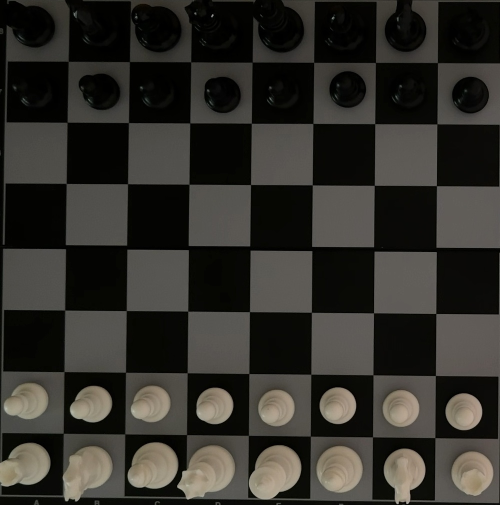
#> input picture vision/cropped_board.jpg, 1000 x 1010 px (shown at 1/2 size)
$ python split_board.py
#> lines starting #> are read from the running program, lines starting #| are printed output that depends on the picture
import cv2
import os

image = cv2.imread("cropped_board.jpg")
#> image is the input picture: shape (1010, 1000, 3); mean B, G, R 42.8, 47.9, 49.6

if image is None:
    print("Couldn't find board.jpg")
    exit()


size = 800

image = cv2.resize(
    image,
    (size, size)
)
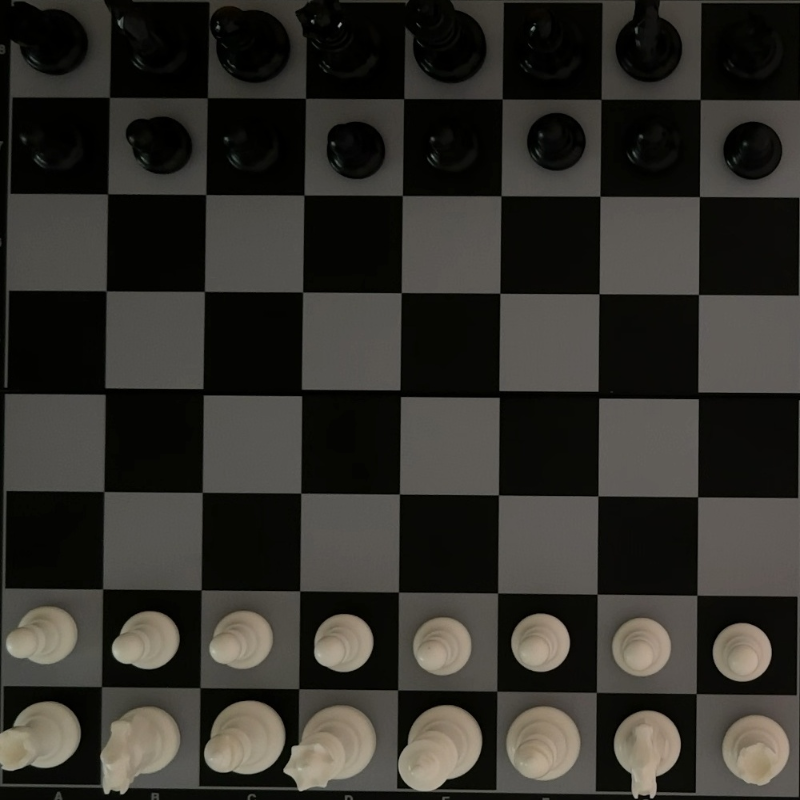
#> image: shape (800, 800, 3); mean B, G, R 42.7, 47.8, 49.5


square_size = size


os.makedirs("squares", exist_ok=True)


count = 0


for row in range(8):

    for col in range(8):

        x1 = col * square_size
        y1 = row * square_size

        x2 = x1 + square_size
        y2 = y1 + square_size


        square = image[y1:y2, x1:x2]


        filename = f"squares/square_{row}_{col}.jpg"

        cv2.imwrite(
            filename,
            square
        )


        count += 1
#> after the loop, count = 64


print("Created", count, "squares")
#| Created 64 squares


cv2.imshow(
    "Board",
    image
)
